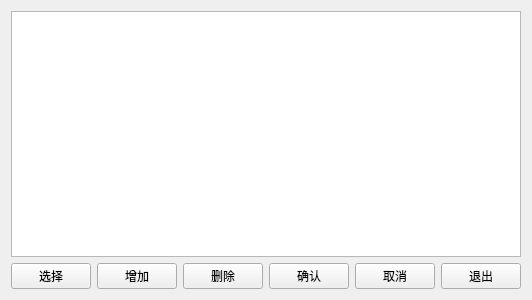
<?xml version="1.0" encoding="UTF-8"?>
<ui version="4.0">
 <class>Sql_Oper</class>
 <widget class="QWidget" name="Sql_Oper">
  <property name="geometry">
   <rect>
    <x>0</x>
    <y>0</y>
    <width>512</width>
    <height>300</height>
   </rect>
  </property>
  <property name="windowTitle">
   <string>Form</string>
  </property>
  <layout class="QGridLayout" name="gridLayout">
   <item row="0" column="0" colspan="6">
    <widget class="QTableView" name="tableView">
     <property name="frameShape">
      <enum>QFrame::StyledPanel</enum>
     </property>
    </widget>
   </item>
   <item row="1" column="0">
    <widget class="QPushButton" name="buttonselect">
     <property name="text">
      <string>选择</string>
     </property>
    </widget>
   </item>
   <item row="1" column="1">
    <widget class="QPushButton" name="buttonadd">
     <property name="text">
      <string>增加</string>
     </property>
    </widget>
   </item>
   <item row="1" column="2">
    <widget class="QPushButton" name="buttondelete">
     <property name="text">
      <string>删除</string>
     </property>
    </widget>
   </item>
   <item row="1" column="3">
    <widget class="QPushButton" name="buttonsure">
     <property name="text">
      <string>确认</string>
     </property>
    </widget>
   </item>
   <item row="1" column="4">
    <widget class="QPushButton" name="buttoncancel">
     <property name="text">
      <string>取消</string>
     </property>
    </widget>
   </item>
   <item row="1" column="5">
    <widget class="QPushButton" name="buttonquit">
     <property name="text">
      <string>退出</string>
     </property>
    </widget>
   </item>
  </layout>
 </widget>
 <resources/>
 <connections/>
</ui>
